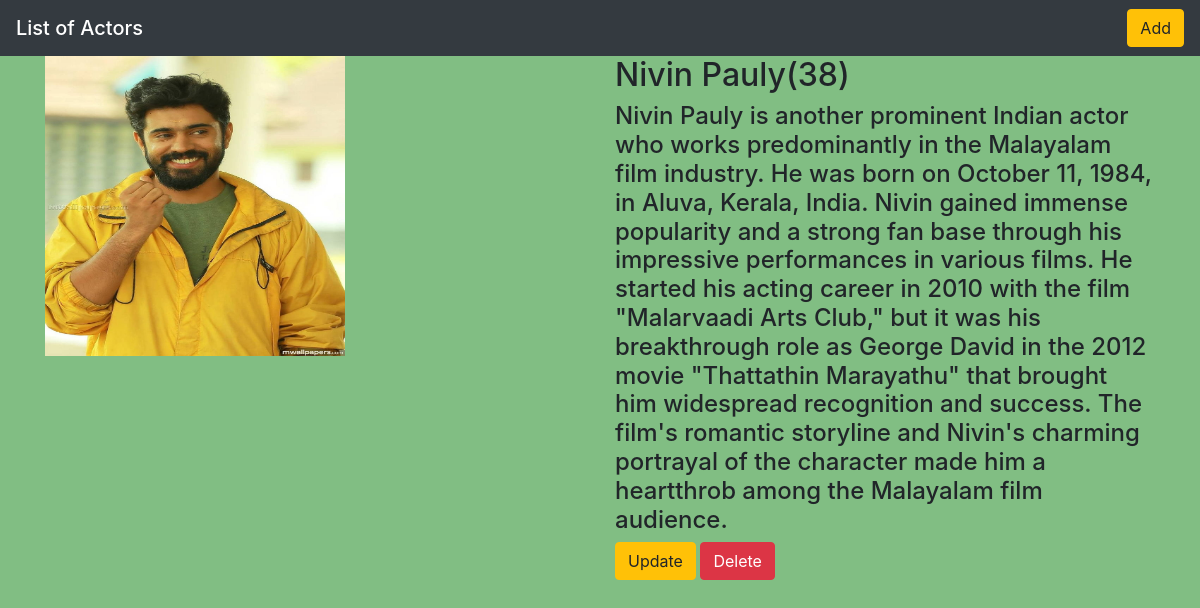
The page /detail/2/ on the database its author committed.
### actorsapp/models.py (models this page shows, shortened)
class actors(models.Model):
    Name = models.CharField(max_length=250)
    Age = models.IntegerField()
    Desc = models.TextField()
    Image = models.ImageField(upload_to="Gallery")

### actorsapp/views.py (the view)
# urls.py: path('detail/<int:id>/',views.detail,name='detail'),
def detail(request,id):
    Actors = actors.objects.get(id=id)
    return render(request,"detail.html",{'Actors_list':Actors})

### template/detail.html (shortened to what this page needs)
<!DOCTYPE html>
<html lang="en">
<head>
</head>
<body>
{% extends 'base.html' %}
{% block body %}
<div class="container">
    <div class="row">
        <div class="col-md-6">
            <img src="{{Actors_list.Image.url}}" width="300" height="300">
        </div>
        <div class="col-md-6">
            <h2>{{Actors_list.Name}}({{Actors_list.Age}})</h2>
            <h4>{{Actors_list.Desc}}</h4>
            <a class="btn btn-warning" href="{% url 'actorsapp:update' Actors_list.id %}">Update</a>
            <a class="btn btn-danger" href="{% url 'actorsapp:delete' Actors_list.id %}">Delete</a>
        </div>
    </div>
</div>
{% endblock %}

### static/style.css (style rules this page uses)
body { background-color:#81BE83; }

### rows shown on the page
actors: Image (picture), Name "Nivin Pauly", Age "38", Desc "Nivin Pauly is another prominent Indian actor who works predominantly in the Malayalam film industry. He was born on October 11, 1984, in Aluva, Kerala, India. Nivin gained immense popularity and a strong fan base through his impressive performances in various films. He started his acting career in 2010 with the film \"Malarvaadi Arts Club,\" but it was his breakthrough role as George David in the 2012 movie \"Thattathin Marayathu\" that brought him widespread recognition and success. The film's romantic storyline and Nivin's charming portrayal of the character made him a heartthrob among the Malayalam film audience."
